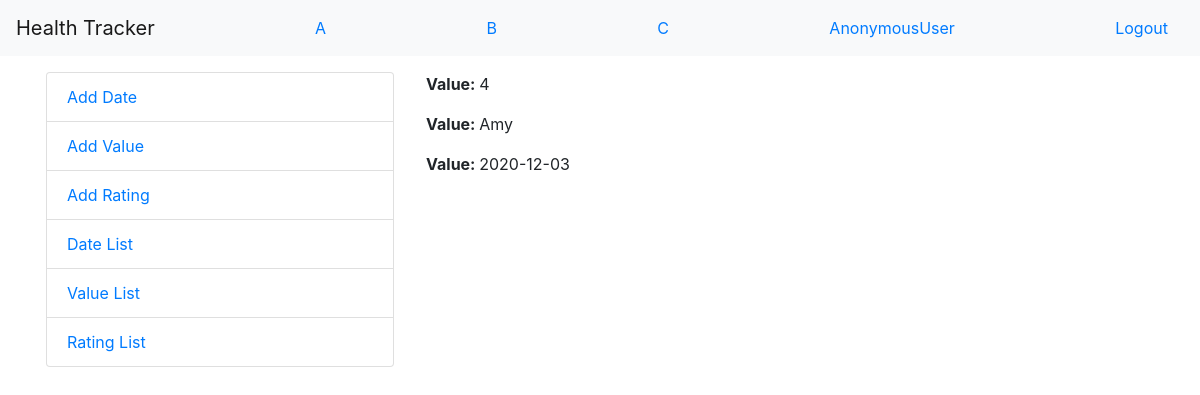
Page /health_tracker/value/detail/5/ on the committed database.
### health_tracker/models.py (models this page shows, shortened)
class Value(models.Model):
    user = models.ForeignKey(settings.AUTH_USER_MODEL,on_delete=models.CASCADE)
    date=models.ForeignKey(Date,on_delete=models.CASCADE)
    value = models.IntegerField()

class Date(models.Model):
    DAY = "DAY"
    WEEK = "WEEK"
    OPTION = [(DAY, 'Day'), (WEEK, 'Week')]
    date=models.DateField(default=datetime.date.today)
    option=models.TextField(choices=OPTION)
    def __str__(self):
        return self.date.__str__()

### health_tracker/templates/health_tracker/value_detail.html
{% extends "health_tracker/base.html" %}
{% block content %}
<p><b>Value: </b>{{object.value}}</p>
<p><b>Value: </b>{{object.user}}</p>
<p><b>Value: </b>{{object.date}}</p>
{% endblock %}

### rows in the picture
Value: value "4", user "Amy", date "2020-12-03"

### other values in the picture
{{ user }} "AnonymousUser"
